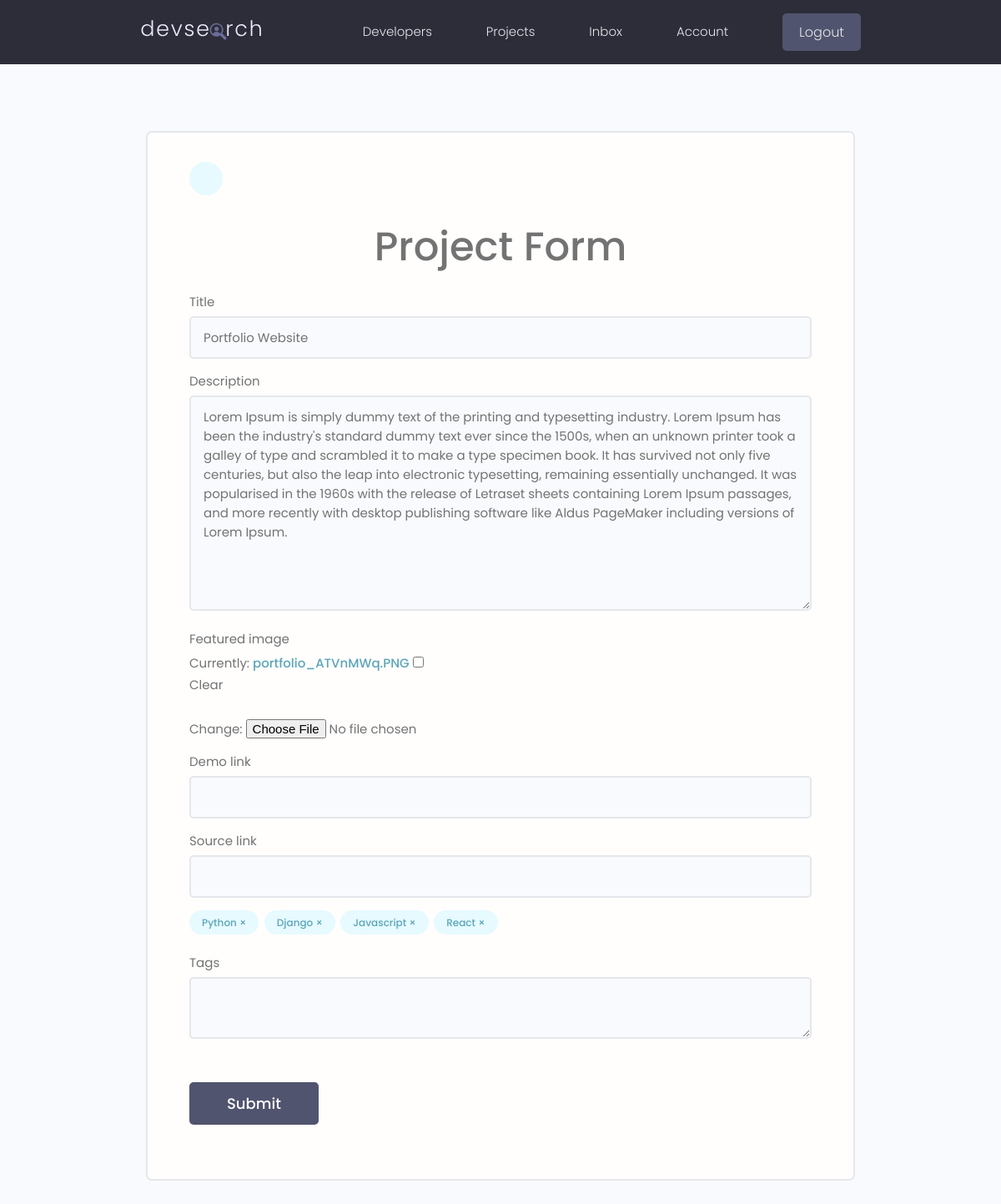
The page /projects/update-project/4cb97981-f56c-468d-925e-1dc379b11739/ (signed in) on the database its author committed.
### projects/models.py (models this page shows, shortened)
class Project(models.Model):
    owner = models.ForeignKey(Profile,null=True,blank=True,on_delete=models.CASCADE)
    title = models.CharField(max_length=200)
    description = models.TextField(null=True,blank=True)
    featured_image = models.ImageField(null=True,blank=True,default="default.jpg")
    demo_link = models.CharField(max_length=2000,null=True,blank=True)
    source_link = models.CharField(max_length=2000,null=True,blank=True)
    tags = models.ManyToManyField('Tag',blank=True)
    vote_total = models.IntegerField(default=0,null=True,blank=True)
    vote_ratio = models.IntegerField(default=0,null=True,blank=True)
    created = models.DateTimeField(auto_now_add=True)
    id = models.UUIDField(default=uuid.uuid4,unique=True,primary_key=True,editable=False)
    class Meta:
        ordering = ['-vote_ratio','-vote_total','title']

class Tag(models.Model):
    name = models.CharField(max_length=200)
    created = models.DateTimeField(auto_now_add=True)
    id = models.UUIDField(default=uuid.uuid4,unique=True,primary_key=True,editable=False)

### projects/views.py (the view, shortened to what this page needs)
# urls.py: path('update-project/<str:pk>/',views.updateProject,name='update-project'),
@login_required(login_url='login')
def updateProject(request,pk):
    profile = request.user.profile
    project = profile.project_set.get(id=pk)
    form = ProjectForm(instance=project)
    context = {'form':form,'project':project}
    return render(request,'projects/project_form.html',context)

### projects/forms.py
class ProjectForm(ModelForm):
    class Meta:
        model = Project
        fields = ['title','description','featured_image','demo_link','source_link']
        widgets = {
            'tags': forms.CheckboxSelectMultiple,
        }
    def __init__(self,*args,**kwargs):
        super(ProjectForm,self).__init__(*args,**kwargs)
        for name,field in self.fields.items():
            field.widget.attrs.update({'class':'input'})

### projects/templates/projects/project_form.html (shortened to what this page needs)
{% extends 'main.html' %}
{% block content %}
    <main class="formPage my-xl">
        <div class="content-box">
            <div class="formWrapper">
                <a class="backButton" href="{% url 'account' %}"></a>
                <br>
                <form class="form" method="POST" enctype="multipart/form-data">
                    <h1 style="text-align: center;">Project Form</h1>
                    {% for field in form %}
                    <div class="form__field">
                        <label for="formInput#text">{{ field.label }} </label>
                        {{ field }}
                    </div>
                    {% endfor %}
                    <div class="form__field">
                        {% for tag in project.tags.all %}
                            <div class="project-tag tag tag--pill tag--main" data-tag="{{tag.id}}"
                            data-project="{{project.id}}">{{tag.name}}  &#215;</div>
                        {% endfor %}
                    </div>
                    <div class="form__field">
                        <label for="formInput#text">Tags</label>
                        <textarea class="input" name="newtags" ></textarea>
                    </div>
                    <input class="btn btn--sub btn--lg  my-md" type="submit" value="Submit" />
                </form>
            </div>
        </div>
    </main>
{% endblock %}

### static/styles/app.css (style rules this page uses)
:root { --color-sub: #2d2d39; }
.btn--sub { background-color: var(--color-sub-light); }
.content-box { width: 95%; max-width: 85rem; margin: 0 auto; }
.backButton { background: var(--color-main-light); color: var(--color-main); width: 4rem; height: 4rem; display: flex; align-items: center; justify-content: center; border-radius: 50%; }
.formPage .formWrapper { list-style: none; background: var(--color-white); padding: 3.5rem 5rem; border: 2px solid var(--color-light); border-radius: 0.7rem; }

### static/uikit/styles/modules/_variables.css (style rules this page uses)
:root { --color-main: #5aa5b9; --color-main-light: #e6faff; --color-sub: #3f4156; --color-sub-light: #51546e; --color-sub-lighter: #ededfd; --color-text: #737373; --color-gray: #8b8b8b; --color-light: #e5e7eb; --color-light-gray: #767676; --color-bg: #f8fafd; --color-white: #fffefd; --color-white-light: #f3f3f3; --color-success: #359e64; --color-success-bg: #def8e8; --color-error: #fc4b0b; --color-error-bg: #fff2ee; --font-base: 'Poppins', arial, helvetica, 'Segoe UI', roboto, ubuntu, sans-serif; --font-monospace: 'Fira Code', 'Courier New', courier, monospace; --font-regular: 300; --font-medium: 500; --font-bold: 700; --generic-shadow: 1px 1px 5px #00000010; --generic-transition: all 0.3s ease-in-out; }

### static/uikit/styles/modules/_base.css (style rules this page uses)
* { margin: 0; padding: 0; box-sizing: border-box; text-rendering: optimizeLegibility; color: inherit; font-size: inherit; }
html { font-size: 50%; }
@media only screen and (min-width: 480px) { html { font-size: 56.25%; } }
@media only screen and (min-width: 1200px) { html { font-size: 62.5%; } }
body { line-height: 1.6; font-weight: 400; font-size: 1.5rem; color: var(--color-text); background-color: var(--color-bg); min-height: 100vh; }

### static/uikit/styles/modules/_typography.css (style rules this page uses)
* { font-family: var(--font-base); }
h1 { font-size: 4.8rem; font-weight: var(--font-medium); }
a { padding-bottom: 2px; text-decoration: none; display: inline-block; color: var(--color-main); font-weight: var(--font-medium); }

### static/uikit/styles/modules/_utilities.css (style rules this page uses)
.my-md { margin: 3rem auto; }
.my-xl { margin: 8rem auto; }

### static/uikit/styles/modules/_button.css (style rules this page uses)
.btn { display: inline-block; position: relative; cursor: pointer; background-color: var(--color-light); font-weight: var(--font-medium); color: var(--color-sub); text-decoration: none; padding: 1rem 2rem; border-radius: 0.5rem; border: none; width: -webkit-fit-content; width: -moz-fit-content; width: fit-content; height: -webkit-fit-content; height: -moz-fit-content; height: fit-content; font-size: 1.6rem; outline-width: 0; outline-color: transparent; -webkit-backface-visibility: hidden; backface-visibility: hidden; transition: all 0.3s ease-in-out; }
.btn--sub { background-color: var(--color-sub); color: var(--color-white); }
.btn--lg { font-size: 1.8rem; padding: 1.2rem 4.5rem; }

### static/uikit/styles/modules/_form.css (style rules this page uses)
.form { display: block; }
.form__field { margin-top: 1.5rem; margin-bottom: 1.5rem; }
.form__label, .form__field > label { display: block; margin-bottom: 0.5rem; color: var(--color-text); }
input.input[type='text'], input.input[type='email'], input.input[type='password'], input.input[type='number'], select.input, textarea.input { min-width: 24rem; width: 100%; padding: 1.2rem 1.5rem; border-radius: 0.5rem; border: 2px solid var(--color-light); transition: all 0.3s ease-in-out; background-color: var(--color-bg); }

### static/uikit/styles/modules/_tag.css (style rules this page uses)
.tag { display: inline-flex; align-items: center; background-color: var(--color-sub); height: -webkit-fit-content; height: -moz-fit-content; height: fit-content; width: -webkit-fit-content; width: -moz-fit-content; width: fit-content; border-radius: 0.5rem; padding: 0.5rem 1.5rem; font-size: 1.2rem; cursor: pointer; }
.tag:not(:last-child) { margin-right: 0.25rem; margin-bottom: 0.75rem; }
.tag--pill { border-radius: 5rem; }
.tag--main, .tag--main > small { background: var(--color-main-light); color: var(--color-main); font-weight: 500; }

### rows shown on the page
Project: form "Portfolio Website" "Lorem Ipsum is simply dummy text of the printing and typesetting industry. Lorem Ipsum has been the industry's standard dummy text ever since the 1500s, when an unknown printer took a galley of type and scrambled it to make a type specimen book. It has survived not only five centuries, but also the leap into electronic typesetting, remaining essentially unchanged. It was popularised in the 1960s with the release of Letraset sheets containing Lorem Ipsum passages, and more recently with desktop publishing software like Aldus PageMaker including versions of Lorem Ipsum."
Tag: name "Python"
Tag: name "Django"
Tag: name "Javascript"
Tag: name "React"

### other values the page prints
{{ field.label }} "Title" "Description" "Featured image" "Demo link" "Source link"
